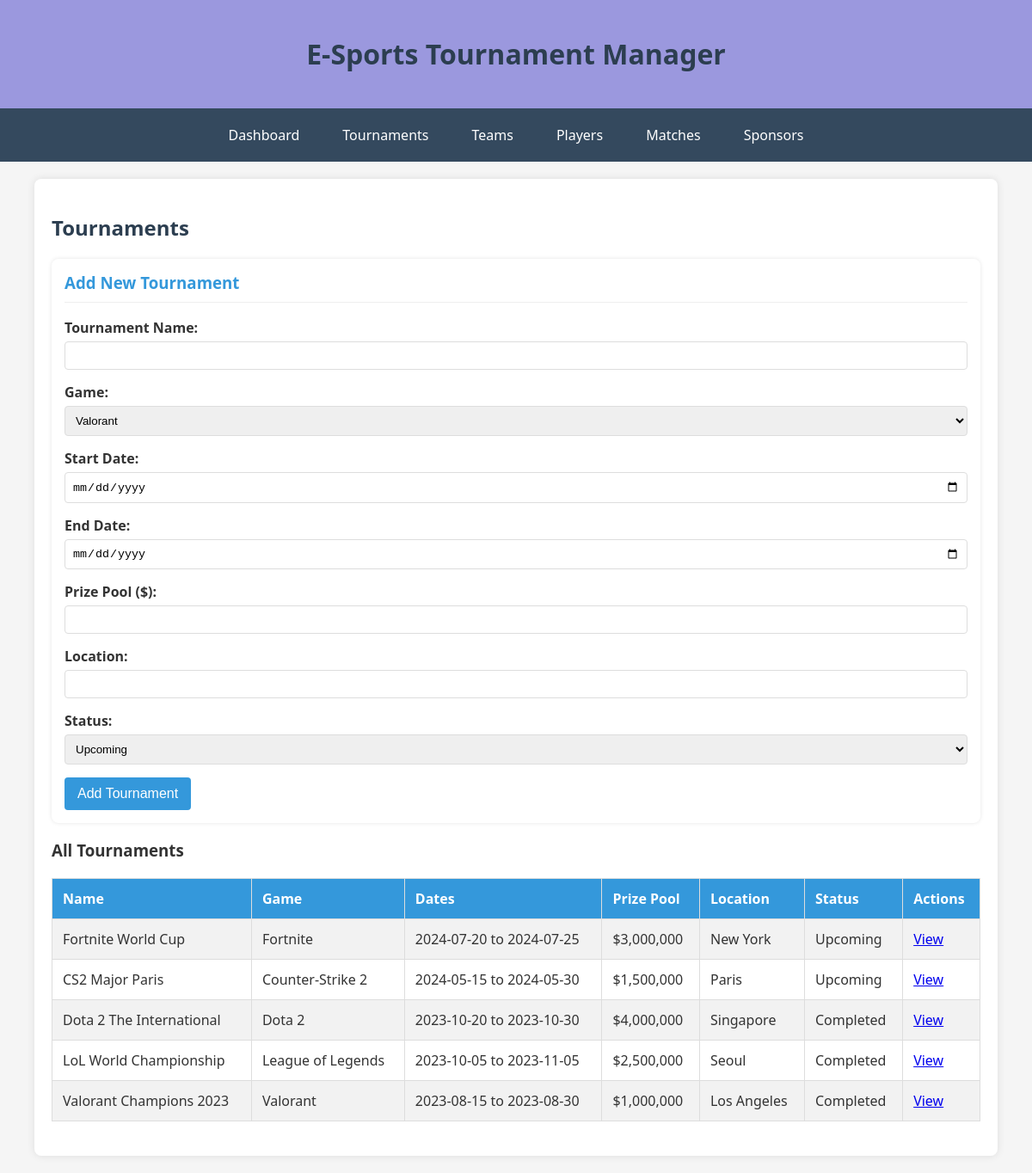
/tournaments.php, run on the app's committed database.
### tables this page shows
CREATE TABLE tournaments (
    tournament_id INT PRIMARY KEY AUTO_INCREMENT,
    tournament_name VARCHAR(100) NOT NULL,
    game_id INT,
    start_date DATE NOT NULL,
    end_date DATE NOT NULL,
    prize_pool DECIMAL(10, 2),
    location VARCHAR(100),
    status ENUM('upcoming', 'ongoing', 'completed') DEFAULT 'upcoming',
    created_at TIMESTAMP DEFAULT CURRENT_TIMESTAMP,
    FOREIGN KEY (game_id) REFERENCES games(game_id) ON DELETE SET NULL
);

CREATE TABLE games (
    game_id INT PRIMARY KEY AUTO_INCREMENT,
    game_name VARCHAR(100) NOT NULL,
    genre VARCHAR(50),
    created_at TIMESTAMP DEFAULT CURRENT_TIMESTAMP
);

### tournaments.php (the view, shortened to what this page needs)
<?php
include 'db_connect.php';
include 'header.php';
?>
<h2>Tournaments</h2>
<div class="card">
    <h3>Add New Tournament</h3>
    <form method="POST">
        <div class="form-group">
            <label for="name">Tournament Name:</label>
            <input type="text" id="name" name="name" required>
        </div>
        <div class="form-group">
            <label for="game_id">Game:</label>
            <select id="game_id" name="game_id" required>
                <?php
                $games = $conn->query("SELECT * FROM games");
                while($game = $games->fetch_assoc()) {
                    echo '<option value="' . $game['game_id'] . '">' . $game['game_name'] . '</option>';
                }
                ?>
            </select>
        </div>
        <div class="form-group">
            <label for="start_date">Start Date:</label>
            <input type="date" id="start_date" name="start_date" required>
        </div>
        <div class="form-group">
            <label for="end_date">End Date:</label>
            <input type="date" id="end_date" name="end_date" required>
        </div>
        <div class="form-group">
            <label for="prize_pool">Prize Pool ($):</label>
            <input type="number" id="prize_pool" name="prize_pool" step="0.01" required>
        </div>
        <div class="form-group">
            <label for="location">Location:</label>
            <input type="text" id="location" name="location" required>
        </div>
        <div class="form-group">
            <label for="status">Status:</label>
            <select id="status" name="status" required>
                <option value="upcoming">Upcoming</option>
            </select>
        </div>
        <button type="submit">Add Tournament</button>
    </form>
</div>
<h3>All Tournaments</h3>
<?php
$tournaments = $conn->query("SELECT t.*, g.game_name FROM tournaments t JOIN games g ON t.game_id = g.game_id ORDER BY t.start_date DESC");
if ($tournaments->num_rows > 0) {
    echo '<table>';
    echo '<tr><th>Name</th><th>Game</th><th>Dates</th><th>Prize Pool</th><th>Location</th><th>Status</th><th>Actions</th></tr>';
    while($row = $tournaments->fetch_assoc()) {
        echo '<tr>';
        echo '<td>' . $row['tournament_name'] . '</td>';
        echo '<td>' . $row['game_name'] . '</td>';
        echo '<td>' . $row['start_date'] . ' to ' . $row['end_date'] . '</td>';
        echo '<td>$' . number_format($row['prize_pool']) . '</td>';
        echo '<td>' . $row['location'] . '</td>';
        echo '<td>' . ucfirst($row['status']) . '</td>';
        echo '<td><a href="tournament_details.php?id=' . $row['tournament_id'] . '">View</a></td>';
        echo '</tr>';
    }
    echo '</table>';
} else {
    echo '<p>No tournaments found.</p>';
}
include 'footer.php';
?>

### header.php (style rules this page uses)
body { font-family: 'Segoe UI', Tahoma, Geneva, Verdana, sans-serif; margin: 0; padding: 0; background-color: #f5f5f5; color: #333; }
h1, h2 { color: #2c3e50; }
table { width: 100%; border-collapse: collapse; margin: 20px 0; }
table, th, td { border: 1px solid #ddd; }
th, td { padding: 12px; text-align: left; }
th { background-color: #3498db; color: white; }
tr:nth-child(even) { background-color: #f2f2f2; }
.form-group { margin-bottom: 15px; }
label { display: block; margin-bottom: 5px; font-weight: bold; }
input, select { width: 100%; padding: 8px; border: 1px solid #ddd; border-radius: 4px; box-sizing: border-box; }
button { background-color: #3498db; color: white; padding: 10px 15px; border: none; border-radius: 4px; cursor: pointer; font-size: 16px; }
.card { background-color: white; border-radius: 8px; box-shadow: 0 0 5px rgba(0,0,0,0.1); padding: 15px; transition: transform 0.3s; }
.card h3 { margin-top: 0; color: #3498db; border-bottom: 1px solid #eee; padding-bottom: 10px; }

### data on the page
tournaments: tournament_name "Fortnite World Cup", game.game_name "Fortnite", start_date "2024-07-20", end_date "2024-07-25", prize_pool "3,000,000", location "New York", status "Upcoming"
tournaments: tournament_name "CS2 Major Paris", game.game_name "Counter-Strike 2", start_date "2024-05-15", end_date "2024-05-30", prize_pool "1,500,000", location "Paris", status "Upcoming"
tournaments: tournament_name "Dota 2 The International", game.game_name "Dota 2", start_date "2023-10-20", end_date "2023-10-30", prize_pool "4,000,000", location "Singapore", status "Completed"
tournaments: tournament_name "LoL World Championship", game.game_name "League of Legends", start_date "2023-10-05", end_date "2023-11-05", prize_pool "2,500,000", location "Seoul", status "Completed"
tournaments: tournament_name "Valorant Champions 2023", game.game_name "Valorant", start_date "2023-08-15", end_date "2023-08-30", prize_pool "1,000,000", location "Los Angeles", status "Completed"

### other printed values
form field game_id "Valorant"
